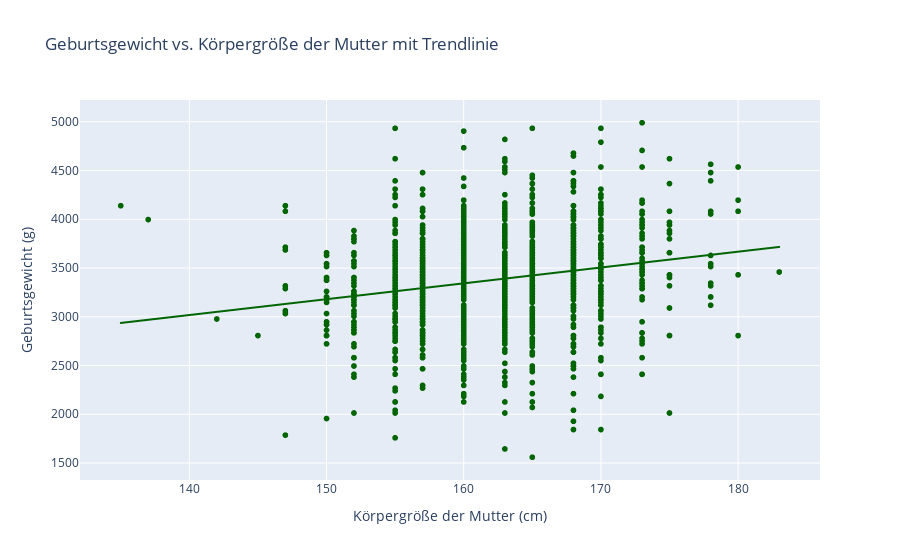
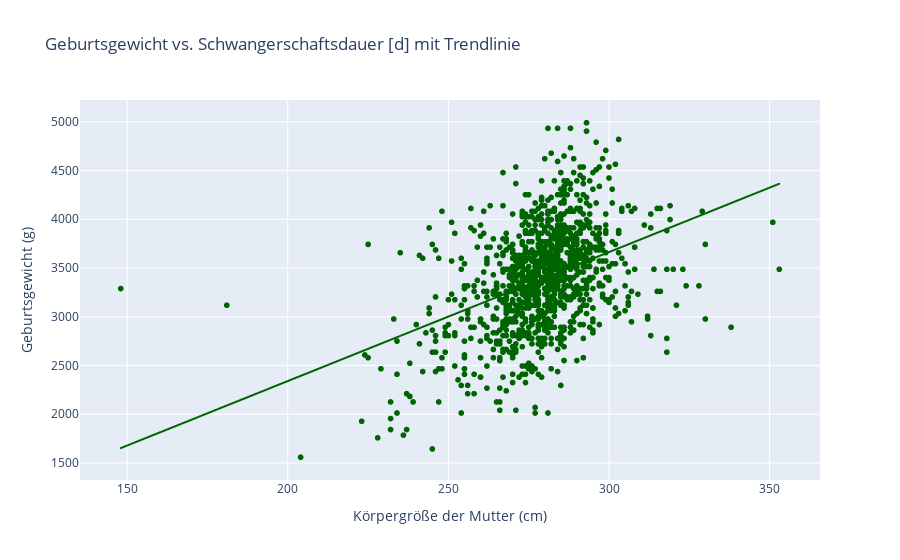

Notebook source saved alongside these figures, in order:
### Code cell
fig = px.scatter(
    df_clean,
    x="Körpergröße [cm]",
    y="Geburtsgewicht [g]",
    trendline="ols",  # ← Regressionslinie
    title="Geburtsgewicht vs. Körpergröße der Mutter mit Trendlinie",
    labels={
        "Körpergröße [cm]": "Körpergröße der Mutter (cm)",
        "Geburtsgewicht [g]": "Geburtsgewicht (g)"
    },
    color_discrete_sequence=["darkgreen"]
)

fig.show()

fig = px.scatter(
    df_clean,
    x="Schwangerschaftsdauer [d]",
    y="Geburtsgewicht [g]",
    trendline="ols",  # ← Regressionslinie
    title="Geburtsgewicht vs. Schwangerschaftsdauer [d] mit Trendlinie",
    labels={
        "Schwangerschaftsdauer [d]": "Körpergröße der Mutter (cm)",
        "Geburtsgewicht [g]": "Geburtsgewicht (g)"
    },
    color_discrete_sequence=["darkgreen"]
)

fig.show()

### Figure 1 — Plotly figure (JSON) as saved in the notebook; plotly's stock layout.template omitted (floating-point values rounded to 4 significant figures; data arrays with more than 128 entries replaced by an {"elided": "..."} marker saying what was removed)
{"data": [{"hovertemplate": "Körpergröße der Mutter (cm)=%{x}<br>Geburtsgewicht (g)=%{y}<extra></extra>", "legendgroup": "", "marker": {"color": "darkgreen", "symbol": "circle"}, "mode": "markers", "name": "", "showlegend": false, "type": "scattergl", "x": {"elided": "1174 int values"}, "xaxis": "x", "y": {"elided": "1174 int values"}, "yaxis": "y"}, {"hovertemplate": "<b>OLS trendline</b><br>Geburtsgewicht [g] = 16.2434 * Körpergröße [cm] + 743.762<br>R<sup>2</sup>=0.041441<br><br>Körpergröße der Mutter (cm)=%{x}<br>Geburtsgewicht (g)=%{y} <b>(trend)</b><extra></extra>", "legendgroup": "", "marker": {"color": "darkgreen", "symbol": "circle"}, "mode": "lines", "name": "", "showlegend": false, "type": "scattergl", "x": {"elided": "1174 int values"}, "xaxis": "x", "y": {"elided": "1174 float values"}, "yaxis": "y"}], "layout": {"legend": {"tracegroupgap": 0}, "title": {"text": "Geburtsgewicht vs. Körpergröße der Mutter mit Trendlinie"}, "xaxis": {"anchor": "y", "domain": [0, 1], "title": {"text": "Körpergröße der Mutter (cm)"}}, "yaxis": {"anchor": "x", "domain": [0, 1], "title": {"text": "Geburtsgewicht (g)"}}}}

### Figure 2 — Plotly figure (JSON) as saved in the notebook; plotly's stock layout.template omitted (floating-point values rounded to 4 significant figures; data arrays with more than 128 entries replaced by an {"elided": "..."} marker saying what was removed)
{"data": [{"hovertemplate": "Körpergröße der Mutter (cm)=%{x}<br>Geburtsgewicht (g)=%{y}<extra></extra>", "legendgroup": "", "marker": {"color": "darkgreen", "symbol": "circle"}, "mode": "markers", "name": "", "showlegend": false, "type": "scattergl", "x": {"elided": "1174 int values"}, "xaxis": "x", "y": {"elided": "1174 int values"}, "yaxis": "y"}, {"hovertemplate": "<b>OLS trendline</b><br>Geburtsgewicht [g] = 13.226 * Schwangerschaftsdauer [d] + -304.688<br>R<sup>2</sup>=0.166082<br><br>Körpergröße der Mutter (cm)=%{x}<br>Geburtsgewicht (g)=%{y} <b>(trend)</b><extra></extra>", "legendgroup": "", "marker": {"color": "darkgreen", "symbol": "circle"}, "mode": "lines", "name": "", "showlegend": false, "type": "scattergl", "x": {"elided": "1174 int values"}, "xaxis": "x", "y": {"elided": "1174 float values"}, "yaxis": "y"}], "layout": {"legend": {"tracegroupgap": 0}, "title": {"text": "Geburtsgewicht vs. Schwangerschaftsdauer [d] mit Trendlinie"}, "xaxis": {"anchor": "y", "domain": [0, 1], "title": {"text": "Körpergröße der Mutter (cm)"}}, "yaxis": {"anchor": "x", "domain": [0, 1], "title": {"text": "Geburtsgewicht (g)"}}}}
